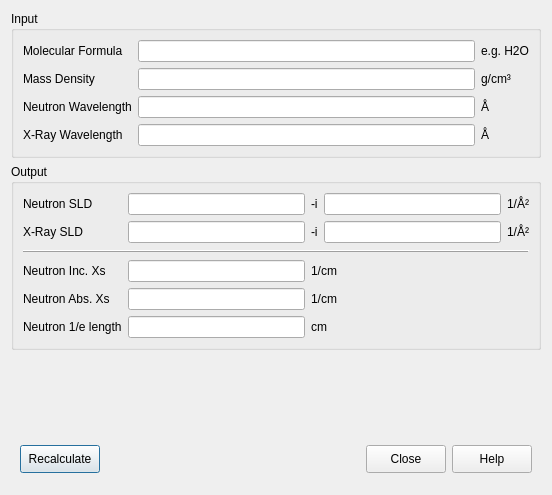
<?xml version="1.0" encoding="UTF-8"?>
<ui version="4.0">
 <class>SldPanel</class>
 <widget class="QDialog" name="SldPanel">
  <property name="geometry">
   <rect>
    <x>0</x>
    <y>0</y>
    <width>552</width>
    <height>495</height>
   </rect>
  </property>
  <property name="sizePolicy">
   <sizepolicy hsizetype="Minimum" vsizetype="Minimum">
    <horstretch>0</horstretch>
    <verstretch>0</verstretch>
   </sizepolicy>
  </property>
  <property name="windowTitle">
   <string>SLD Calculator</string>
  </property>
  <property name="windowIcon">
   <iconset>
    <normaloff>:/res/ball.ico</normaloff>:/res/ball.ico</iconset>
  </property>
  <layout class="QGridLayout" name="gridLayout_2">
   <item row="3" column="0">
    <spacer name="verticalSpacer">
     <property name="orientation">
      <enum>Qt::Vertical</enum>
     </property>
     <property name="sizeHint" stdset="0">
      <size>
       <width>20</width>
       <height>40</height>
      </size>
     </property>
    </spacer>
   </item>
   <item row="1" column="0">
    <widget class="QGroupBox" name="groupBoxOutput">
     <property name="title">
      <string>Output</string>
     </property>
     <layout class="QGridLayout" name="gridLayoutOutput">
      <item row="0" column="1">
       <widget class="QLineEdit" name="editNeutronSldReal">
        <property name="enabled">
         <bool>true</bool>
        </property>
        <property name="readOnly">
         <bool>true</bool>
        </property>
       </widget>
      </item>
      <item row="0" column="0">
       <widget class="QLabel" name="label_17">
        <property name="text">
         <string>Neutron SLD</string>
        </property>
       </widget>
      </item>
      <item row="5" column="0">
       <widget class="QLabel" name="label_3">
        <property name="text">
         <string>Neutron 1/e length</string>
        </property>
       </widget>
      </item>
      <item row="3" column="1">
       <widget class="QLineEdit" name="editNeutronIncXs">
        <property name="enabled">
         <bool>true</bool>
        </property>
        <property name="readOnly">
         <bool>true</bool>
        </property>
       </widget>
      </item>
      <item row="3" column="0">
       <widget class="QLabel" name="label_21">
        <property name="text">
         <string>Neutron Inc. Xs</string>
        </property>
       </widget>
      </item>
      <item row="0" column="2">
       <widget class="QLabel" name="label_18">
        <property name="text">
         <string>-i</string>
        </property>
       </widget>
      </item>
      <item row="1" column="2">
       <widget class="QLabel" name="label_20">
        <property name="text">
         <string>-i</string>
        </property>
       </widget>
      </item>
      <item row="0" column="3">
       <widget class="QLineEdit" name="editNeutronSldImag">
        <property name="enabled">
         <bool>true</bool>
        </property>
        <property name="readOnly">
         <bool>true</bool>
        </property>
       </widget>
      </item>
      <item row="5" column="2" colspan="2">
       <widget class="QLabel" name="label_4">
        <property name="text">
         <string>cm</string>
        </property>
       </widget>
      </item>
      <item row="5" column="1">
       <widget class="QLineEdit" name="editNeutronLength">
        <property name="enabled">
         <bool>true</bool>
        </property>
        <property name="readOnly">
         <bool>true</bool>
        </property>
       </widget>
      </item>
      <item row="4" column="2" colspan="2">
       <widget class="QLabel" name="label_24">
        <property name="text">
         <string>1/cm</string>
        </property>
       </widget>
      </item>
      <item row="4" column="1">
       <widget class="QLineEdit" name="editNeutronAbsXs">
        <property name="enabled">
         <bool>true</bool>
        </property>
        <property name="readOnly">
         <bool>true</bool>
        </property>
       </widget>
      </item>
      <item row="4" column="0">
       <widget class="QLabel" name="label_23">
        <property name="text">
         <string>Neutron Abs. Xs</string>
        </property>
       </widget>
      </item>
      <item row="3" column="2" colspan="2">
       <widget class="QLabel" name="label_22">
        <property name="text">
         <string>1/cm</string>
        </property>
       </widget>
      </item>
      <item row="1" column="4">
       <widget class="QLabel" name="label_6">
        <property name="text">
         <string>1/Å²</string>
        </property>
       </widget>
      </item>
      <item row="1" column="0">
       <widget class="QLabel" name="label_19">
        <property name="text">
         <string>X-Ray SLD</string>
        </property>
       </widget>
      </item>
      <item row="0" column="4">
       <widget class="QLabel" name="label_5">
        <property name="text">
         <string>1/Å²</string>
        </property>
       </widget>
      </item>
      <item row="2" column="0" colspan="5">
       <widget class="QFrame" name="frame">
        <property name="minimumSize">
         <size>
          <width>0</width>
          <height>5</height>
         </size>
        </property>
        <property name="frameShape">
         <enum>QFrame::HLine</enum>
        </property>
        <property name="frameShadow">
         <enum>QFrame::Raised</enum>
        </property>
        <property name="lineWidth">
         <number>1</number>
        </property>
        <property name="midLineWidth">
         <number>0</number>
        </property>
       </widget>
      </item>
      <item row="1" column="1">
       <widget class="QLineEdit" name="editXraySldReal">
        <property name="enabled">
         <bool>true</bool>
        </property>
        <property name="readOnly">
         <bool>true</bool>
        </property>
       </widget>
      </item>
      <item row="1" column="3">
       <widget class="QLineEdit" name="editXraySldImag">
        <property name="enabled">
         <bool>true</bool>
        </property>
        <property name="readOnly">
         <bool>true</bool>
        </property>
       </widget>
      </item>
     </layout>
    </widget>
   </item>
   <item row="0" column="0">
    <widget class="QGroupBox" name="groupBoxInput">
     <property name="title">
      <string>Input</string>
     </property>
     <layout class="QGridLayout" name="gridLayoutInput">
      <item row="1" column="0">
       <widget class="QLabel" name="label_8">
        <property name="text">
         <string>Mass Density</string>
        </property>
       </widget>
      </item>
      <item row="1" column="2">
       <widget class="QLabel" name="label_16">
        <property name="text">
         <string>g/cm³</string>
        </property>
       </widget>
      </item>
      <item row="0" column="2">
       <widget class="QLabel" name="label_10">
        <property name="text">
         <string>e.g. H2O</string>
        </property>
       </widget>
      </item>
      <item row="0" column="1">
       <widget class="QLineEdit" name="editMolecularFormula"/>
      </item>
      <item row="1" column="1">
       <widget class="QLineEdit" name="editMassDensity"/>
      </item>
      <item row="2" column="2">
       <widget class="QLabel" name="label_12">
        <property name="text">
         <string>Å</string>
        </property>
       </widget>
      </item>
      <item row="0" column="0">
       <widget class="QLabel" name="label_9">
        <property name="text">
         <string>Molecular Formula</string>
        </property>
       </widget>
      </item>
      <item row="2" column="0">
       <widget class="QLabel" name="label_11">
        <property name="text">
         <string>Neutron Wavelength</string>
        </property>
       </widget>
      </item>
      <item row="2" column="1">
       <widget class="QLineEdit" name="editNeutronWavelength">
        <property name="styleSheet">
         <string notr="true"/>
        </property>
        <property name="readOnly">
         <bool>false</bool>
        </property>
       </widget>
      </item>
      <item row="3" column="1">
       <widget class="QLineEdit" name="editXrayWavelength"/>
      </item>
      <item row="3" column="0">
       <widget class="QLabel" name="label_13">
        <property name="text">
         <string>X-Ray Wavelength</string>
        </property>
       </widget>
      </item>
      <item row="3" column="2">
       <widget class="QLabel" name="label">
        <property name="text">
         <string>Å</string>
        </property>
       </widget>
      </item>
     </layout>
    </widget>
   </item>
   <item row="4" column="0">
    <widget class="QWidget" name="widget" native="true">
     <property name="sizePolicy">
      <sizepolicy hsizetype="Preferred" vsizetype="Fixed">
       <horstretch>0</horstretch>
       <verstretch>0</verstretch>
      </sizepolicy>
     </property>
     <property name="minimumSize">
      <size>
       <width>466</width>
       <height>50</height>
      </size>
     </property>
     <layout class="QGridLayout" name="gridLayout">
      <item row="0" column="0">
       <widget class="QPushButton" name="recalculateButton">
        <property name="enabled">
         <bool>true</bool>
        </property>
        <property name="minimumSize">
         <size>
          <width>0</width>
          <height>28</height>
         </size>
        </property>
        <property name="text">
         <string>Recalculate</string>
        </property>
       </widget>
      </item>
      <item row="0" column="1">
       <spacer name="horizontalSpacer">
        <property name="orientation">
         <enum>Qt::Horizontal</enum>
        </property>
        <property name="sizeHint" stdset="0">
         <size>
          <width>208</width>
          <height>20</height>
         </size>
        </property>
       </spacer>
      </item>
      <item row="0" column="2">
       <widget class="QPushButton" name="closeButton">
        <property name="minimumSize">
         <size>
          <width>0</width>
          <height>28</height>
         </size>
        </property>
        <property name="text">
         <string>Close</string>
        </property>
       </widget>
      </item>
      <item row="0" column="3">
       <widget class="QPushButton" name="helpButton">
        <property name="minimumSize">
         <size>
          <width>0</width>
          <height>28</height>
         </size>
        </property>
        <property name="text">
         <string>Help</string>
        </property>
       </widget>
      </item>
     </layout>
    </widget>
   </item>
  </layout>
 </widget>
 <tabstops>
  <tabstop>editMolecularFormula</tabstop>
  <tabstop>editMassDensity</tabstop>
  <tabstop>editNeutronWavelength</tabstop>
  <tabstop>editNeutronSldReal</tabstop>
  <tabstop>editNeutronSldImag</tabstop>
  <tabstop>editNeutronIncXs</tabstop>
  <tabstop>editNeutronAbsXs</tabstop>
  <tabstop>editNeutronLength</tabstop>
 </tabstops>
 <resources/>
 <connections/>
</ui>
